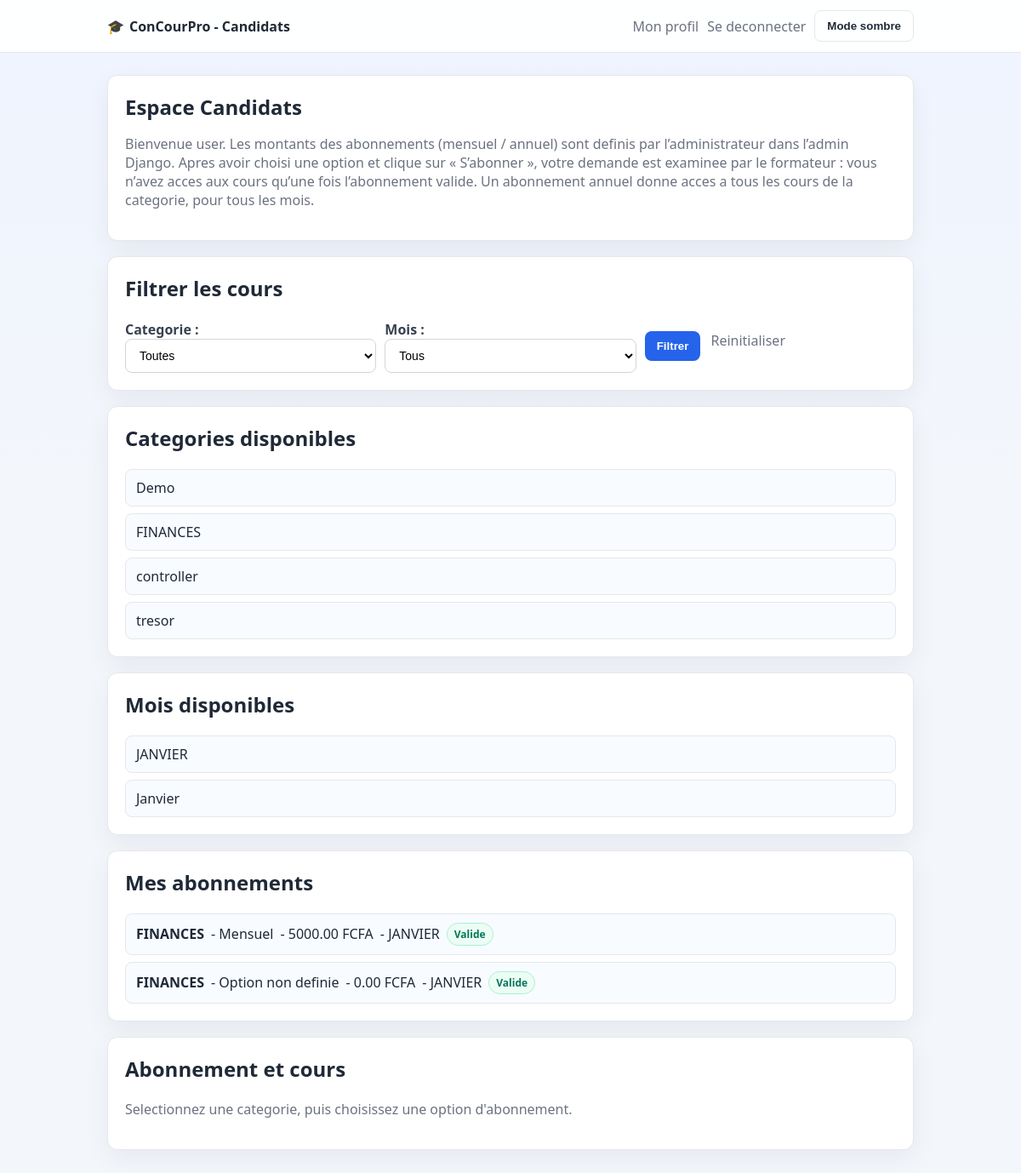
Screenshot of / (signed in) with the database file from the repository.
### cours/models.py (models this page shows, shortened)
class Categorie(models.Model):
    nom = models.CharField(max_length=120, unique=True)
    description = models.TextField(blank=True)
    class Meta:
        ordering = ["nom"]
        verbose_name = "Categorie"
        verbose_name_plural = "Categories"

class Mois(models.Model):
    nom = models.CharField(max_length=40, unique=True)
    ordre = models.PositiveSmallIntegerField()
    class Meta:
        ordering = ["ordre", "nom"]
        constraints = [
            models.CheckConstraint(
                condition=models.Q(ordre__gte=1) & models.Q(ordre__lte=12),
                name="mois_ordre_entre_1_et_12",
            )
        ]
        verbose_name = "Mois"
        verbose_name_plural = "Mois"

class Abonnement(models.Model):
    STATUT_EN_ATTENTE = "en_attente"
    STATUT_VALIDE = "valide"
    STATUT_REJETE = "rejete"
    STATUT_CHOICES = (
        (STATUT_EN_ATTENTE, "En attente"),
        (STATUT_VALIDE, "Valide"),
        (STATUT_REJETE, "Rejete"),
    )
    candidat = models.ForeignKey(
        settings.AUTH_USER_MODEL, on_delete=models.CASCADE, related_name="abonnements"
    )
    categorie = models.ForeignKey(
        Categorie, on_delete=models.CASCADE, related_name="abonnements"
    )
    mois = models.ForeignKey(
        Mois, on_delete=models.CASCADE, related_name="abonnements", null=True, blank=True
    )
    option = models.ForeignKey(
        OptionAbonnement,
        on_delete=models.PROTECT,
        related_name="abonnements",
        null=True,
        blank=True,
    )
    montant = models.DecimalField(max_digits=10, decimal_places=2, default=0)
    statut = models.CharField(
        max_length=20, choices=STATUT_CHOICES, default=STATUT_EN_ATTENTE
    )
    date_abonnement = models.DateTimeField(auto_now_add=True)
    class Meta:
        ordering = ["-date_abonnement"]
        constraints = [
            models.UniqueConstraint(
                fields=["candidat", "categorie", "mois", "option"],
                name="abonnement_unique_candidat_categorie_mois_option",
            )
        ]
        verbose_name = "Abonnement"
        verbose_name_plural = "Abonnements"

class OptionAbonnement(models.Model):
    TYPE_MENSUEL = "mensuel"
    TYPE_ANNUEL = "annuel"
    TYPE_CHOICES = (
        (TYPE_MENSUEL, "Mensuel"),
        (TYPE_ANNUEL, "Annuel"),
    )
    type_abonnement = models.CharField(max_length=20, choices=TYPE_CHOICES, unique=True)
    montant = models.DecimalField(max_digits=10, decimal_places=2)
    actif = models.BooleanField(default=True)
    cree_le = models.DateTimeField(auto_now_add=True)
    mis_a_jour_le = models.DateTimeField(auto_now=True)
    class Meta:
        ordering = ["type_abonnement"]
        verbose_name = "Option d'abonnement"
        verbose_name_plural = "Options d'abonnement"

### cours/views.py (the view, shortened to what this page needs)
# urls.py: path("", espace_candidats, name="racine"),
@login_required(login_url="connexion_candidat")
def espace_candidats(request):
    options = OptionAbonnement.objects.filter(actif=True).order_by("type_abonnement")
    mes_abonnements = (
        Abonnement.objects.select_related("categorie", "mois", "option")
        .filter(candidat=request.user)
        .annotate(
            statut_ordre=Case(
                When(statut=Abonnement.STATUT_EN_ATTENTE, then=Value(0)),
                When(statut=Abonnement.STATUT_VALIDE, then=Value(1)),
                When(statut=Abonnement.STATUT_REJETE, then=Value(2)),
                default=Value(3),
                output_field=IntegerField(),
            )
        )
        .order_by("statut_ordre", "-date_abonnement")
    )
    categorie_id = request.GET.get("categorie")
    mois_id = request.GET.get("mois")
    selected_categorie_obj = None
    selected_mois_obj = None
    abonnement_actif = False
    cours_queryset = Cours.objects.none()
    corrections_queryset = Correction.objects.none()
    message_abonnement = ""
    if categorie_id:
        selected_categorie_obj = Categorie.objects.filter(id=categorie_id).first()
    if mois_id:
        selected_mois_obj = Mois.objects.filter(id=mois_id).first()
    abonnement_annuel_valide = None
    abonnement_mensuel_valide = None
    abonnement_en_attente = None
    if categorie_id:
        abonnement_annuel_valide = (
            Abonnement.objects.select_related("option")
            .filter(
                candidat=request.user,
                categorie_id=categorie_id,
                option__type_abonnement=OptionAbonnement.TYPE_ANNUEL,
                statut=Abonnement.STATUT_VALIDE,
            )
            .first()
        )
        if mois_id:
            abonnement_mensuel_valide = (
                Abonnement.objects.select_related("option")
                .filter(
                    candidat=request.user,
                    categorie_id=categorie_id,
                    mois_id=mois_id,
                    option__type_abonnement=OptionAbonnement.TYPE_MENSUEL,
                    statut=Abonnement.STATUT_VALIDE,
                )
                .first()
            )
        abonnement_en_attente = (
            Abonnement.objects.select_related("option")
            .filter(
                candidat=request.user,
                categorie_id=categorie_id,
                statut=Abonnement.STATUT_EN_ATTENTE,
            )
            .first()
        )
        if abonnement_annuel_valide:
            abonnement_actif = True
            cours_queryset = Cours.objects.select_related("categorie", "mois").filter(
                categorie_id=categorie_id
            )
            corrections_queryset = Correction.objects.select_related(
                "categorie", "mois"
            ).filter(categorie_id=categorie_id)
        elif mois_id and abonnement_mensuel_valide:
            abonnement_actif = True
            cours_queryset = Cours.objects.select_related("categorie", "mois").filter(
                categorie_id=categorie_id, mois_id=mois_id
            )
            corrections_queryset = Correction.objects.select_related(
                "categorie", "mois"
            ).filter(categorie_id=categorie_id, mois_id=mois_id)
        elif abonnement_en_attente:
            message_abonnement = (
                "Votre abonnement est en attente de validation par le formateur."
            )
        else:
            message_abonnement = (
                "Vous devez souscrire un abonnement puis attendre sa validation "
                "pour acceder aux cours."
            )
    else:
        message_abonnement = (
            "Selectionnez une categorie, puis choisissez une option d'abonnement."
        )
    context = {
        "categories": Categorie.objects.all(),
        "mois_list": Mois.objects.all(),
        "options_abonnement": options,
        "mes_abonnements": mes_abonnements,
        "cours_list": cours_queryset.order_by("mois__ordre", "titre"),
        "corrections_list": corrections_queryset.order_by("mois__ordre", "titre"),
        "selected_categorie": categorie_id or "",
        "selected_mois": mois_id or "",
        "selected_categorie_obj": selected_categorie_obj,
        "selected_mois_obj": selected_mois_obj,
        "abonnement_actif": abonnement_actif,
        "message_abonnement": message_abonnement,
        "abonnement_annuel_valide": abonnement_annuel_valide,
    }
    return render(request, "cours/espace_candidats.html", context)

### cours/templates/cours/espace_candidats.html (shortened to what this page needs)
<!DOCTYPE html>
<html lang="fr">
<head>
    {% load static %}
    <link rel="stylesheet" href="{% static 'cours/styles.css' %}">
</head>
<body>
    <header class="topbar">
        <div class="topbar-inner">
            <span class="brand"><span class="emoji">🎓</span>ConCourPro - Candidats</span>
            <div class="top-actions">
                <a href="{% url 'profil_candidat' %}" class="link-muted">Mon profil</a>
                <a href="{% url 'deconnexion_candidat' %}" class="link-muted">Se deconnecter</a>
                <button id="theme-toggle" class="btn-secondary" type="button">Mode sombre</button>
            </div>
        </div>
    </header>
    <main class="container">
        <section class="card">
            <h1>Espace Candidats</h1>
            <p>
                Bienvenue {{ request.user.first_name|default:request.user.username }}.
                Les montants des abonnements (mensuel / annuel) sont definis par l’administrateur dans l’admin Django.
                Apres avoir choisi une option et clique sur « S’abonner », votre demande est examinee par le formateur :
                vous n’avez acces aux cours qu’une fois l’abonnement valide.
                Un abonnement annuel donne acces a tous les cours de la categorie, pour tous les mois.
            </p>
        </section>
        <section class="card">
            <h2>Filtrer les cours</h2>
            <form method="get" class="filter-grid" id="filtre-candidat-form">
                <div>
                    <label for="categorie">Categorie :</label>
                    <select name="categorie" id="categorie">
                        <option value="">Toutes</option>
                    </select>
                </div>
                <div>
                    <label for="mois">Mois :</label>
                    <select name="mois" id="mois">
                        <option value="">Tous</option>
                    </select>
                </div>
                <div class="actions">
                    <button type="submit">Filtrer</button>
                    <a href="{% url 'espace_candidats' %}" class="link-muted">Reinitialiser</a>
                </div>
            </form>
        </section>
        <section class="card">
            <h2>Categories disponibles</h2>
            <ul class="simple-list">
                {% for categorie in categories %}
                    <li>{{ categorie.nom }}</li>
                {% empty %}
                    <li>Aucune categorie disponible.</li>
                {% endfor %}
            </ul>
        </section>
        <section class="card">
            <h2>Mois disponibles</h2>
            <ul class="simple-list">
                {% for mois in mois_list %}
                    <li>{{ mois.nom }}</li>
                {% empty %}
                    <li>Aucun mois disponible.</li>
                {% endfor %}
            </ul>
        </section>
        <section class="card">
            <h2>Mes abonnements</h2>
            {% if mes_abonnements %}
                <ul class="simple-list">
                    {% for abonnement in mes_abonnements %}
                        <li class="abonnement-item">
                            <strong>{{ abonnement.categorie.nom }}</strong>
                            <span>
                                {% if abonnement.option %}
                                    - {{ abonnement.option.get_type_abonnement_display }}
                                {% else %}
                                    - Option non definie
                                {% endif %}
                            </span>
                            <span>- {{ abonnement.montant }} FCFA</span>
                            <span>
                                {% if abonnement.mois %}
                                    - {{ abonnement.mois.nom }}
                                {% else %}
                                    - Tous les mois
                                {% endif %}
                            </span>
                            <span class="badge-statut badge-{{ abonnement.statut }}">
                                {{ abonnement.get_statut_display }}
                            </span>
                        </li>
                    {% endfor %}
                </ul>
            {% else %}
                <p>Vous n'avez encore aucun abonnement.</p>
            {% endif %}
        </section>
        <section class="card">
            <h2>Abonnement et cours</h2>
            {% if message_abonnement %}
                <p>{{ message_abonnement }}</p>
            {% endif %}
        </section>
    </main>
</body>
</html>

### cours/static/cours/styles.css (style rules this page uses)
:root { --bg: #f3f6fb; --card: #ffffff; --card-soft: #f8fbff; --text: #1f2937; --muted: #6b7280; --primary: #2563eb; --primary-dark: #1d4ed8; --border: #e5e7eb; --success-bg: #ecfdf5; --success-text: #047857; }
* { box-sizing: border-box; }
body { margin: 0; font-family: "Segoe UI", Arial, sans-serif; background: linear-gradient(180deg, #eff4ff 0%, var(--bg) 40%); color: var(--text); }
.topbar { position: sticky; top: 0; z-index: 20; background: color-mix(in srgb, var(--card) 92%, transparent); border-bottom: 1px solid var(--border); backdrop-filter: blur(8px); }
.topbar-inner { max-width: 980px; margin: 0 auto; padding: 12px 16px; display: flex; justify-content: space-between; align-items: center; gap: 12px; }
.brand { font-weight: 700; color: var(--text); }
.top-actions { display: flex; align-items: center; gap: 10px; }
.container { max-width: 980px; margin: 26px auto 36px; padding: 0 16px; }
.card { background: var(--card); border: 1px solid var(--border); border-radius: 12px; padding: 20px; box-shadow: 0 10px 30px rgba(15, 23, 42, 0.06); margin-bottom: 18px; }
h1, h2 { margin-top: 0; }
h1 { margin-bottom: 8px; }
p { color: var(--muted); }
a { color: var(--primary); text-decoration: none; font-weight: 600; }
.actions { display: flex; flex-wrap: wrap; gap: 12px; margin: 14px 0; }
form { display: grid; gap: 12px; }
label { font-weight: 600; color: #374151; }
input, select, textarea { width: 100%; padding: 10px 12px; border: 1px solid #d1d5db; border-radius: 8px; font-size: 14px; background: #fff; }
.filter-grid { display: grid; grid-template-columns: repeat(auto-fit, minmax(180px, 1fr)); gap: 10px; align-items: end; }
button, .btn { display: inline-block; background: var(--primary); border: none; color: white; padding: 10px 14px; border-radius: 8px; font-weight: 600; cursor: pointer; }
.btn-secondary { background: transparent; color: var(--text); border: 1px solid var(--border); }
.link-muted { font-weight: 500; color: var(--muted); }
.simple-list { list-style: none; padding: 0; margin: 0; display: grid; gap: 8px; }
.simple-list li { border: 1px solid var(--border); border-radius: 8px; padding: 10px 12px; background: var(--card-soft); }
.abonnement-item { display: flex; flex-wrap: wrap; align-items: center; gap: 8px; }
.badge-statut { display: inline-block; padding: 4px 8px; border-radius: 999px; font-size: 12px; font-weight: 600; }
.badge-valide { background: #ecfdf5; color: #047857; border: 1px solid #a7f3d0; }
.emoji { margin-right: 6px; }

### rows the page displays
Categorie: nom "Demo"
Categorie: nom "FINANCES"
Categorie: nom "controller"
Categorie: nom "tresor"
Mois: nom "JANVIER"
Mois: nom "Janvier"
Abonnement: categorie.nom "FINANCES", option.type_abonnement "Mensuel", montant "5000.00", mois.nom "JANVIER", statut "Valide"
Abonnement: categorie.nom "FINANCES", shows "- Option non definie", montant "0.00", mois.nom "JANVIER", statut "Valide"

### other values shown
{{ request.user.first_name|default:request.user.username }} "user"
{{ message_abonnement }} "Selectionnez une categorie, puis choisissez une option d'abonnement."
